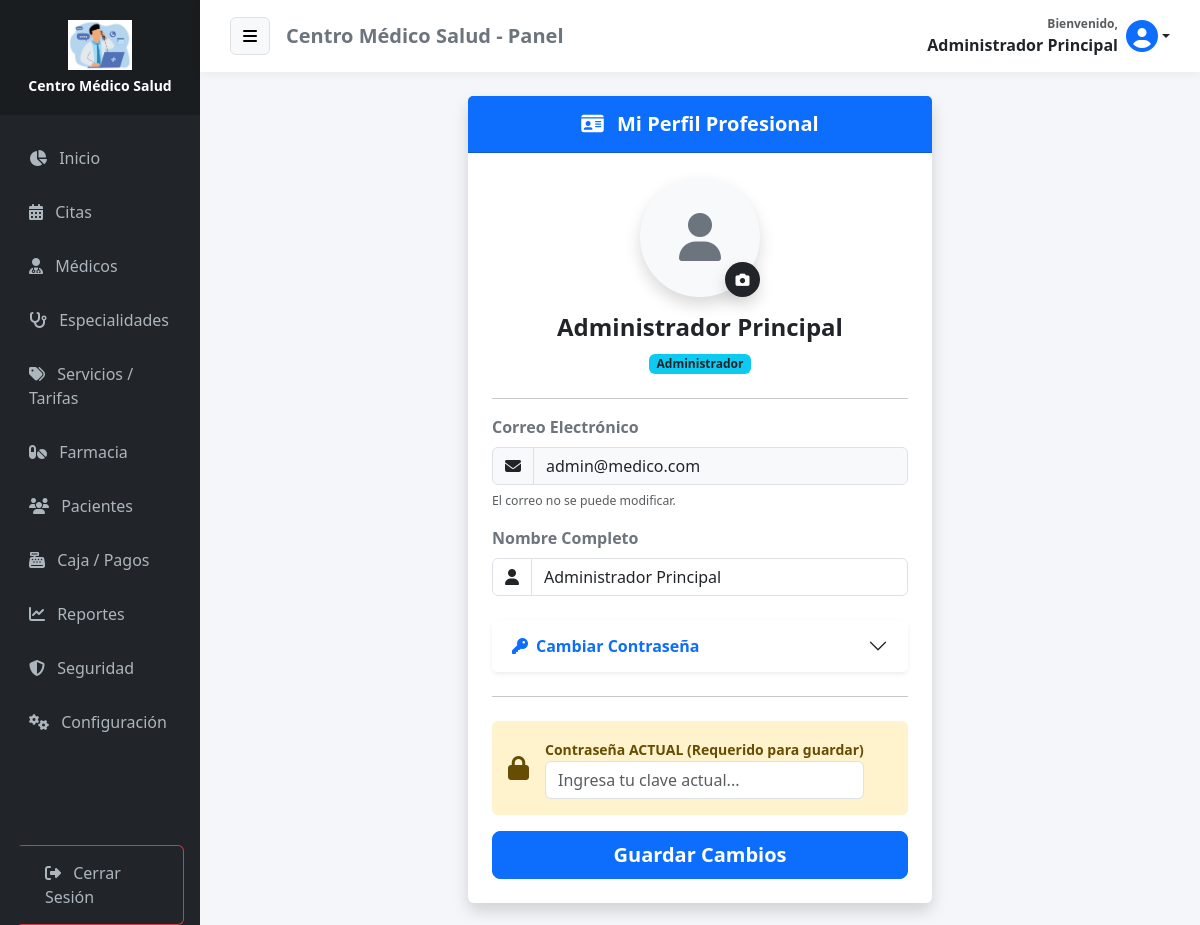
Screenshot of /perfil (signed in) with the database file from the repository.
### tables this page shows
CREATE TABLE IF NOT EXISTS `configuracion` (
  `id` int NOT NULL,
  `nombre_clinica` varchar(100) DEFAULT NULL,
  `direccion` varchar(255) DEFAULT NULL,
  `telefono` varchar(50) DEFAULT NULL,
  `email` varchar(100) DEFAULT NULL,
  `moneda` varchar(5) DEFAULT 'S/.',
  `logo` varchar(255) DEFAULT NULL,
  PRIMARY KEY (`id`)
);

CREATE TABLE IF NOT EXISTS `usuarios` (
  `id_usuario` int NOT NULL AUTO_INCREMENT,
  `nombre` varchar(100) NOT NULL,
  `documento_identidad` varchar(20) DEFAULT NULL,
  `email` varchar(100) NOT NULL,
  `telefono` varchar(20) DEFAULT NULL,
  `grupo_sanguineo` varchar(5) DEFAULT NULL,
  `alergias` text,
  `enfermedades_cronicas` text,
  `password` varchar(255) NOT NULL,
  `avatar` varchar(255) DEFAULT NULL,
  `id_rol` int DEFAULT NULL,
  `fecha_creacion` timestamp NULL DEFAULT CURRENT_TIMESTAMP,
  PRIMARY KEY (`id_usuario`),
  UNIQUE KEY `email` (`email`),
  KEY `id_rol` (`id_rol`),
  CONSTRAINT `usuarios_ibfk_1` FOREIGN KEY (`id_rol`) REFERENCES `roles` (`id_rol`)
);

CREATE TABLE IF NOT EXISTS `roles` (
  `id_rol` int NOT NULL AUTO_INCREMENT,
  `nombre` varchar(50) NOT NULL,
  PRIMARY KEY (`id_rol`)
);

### app/controllers/PerfilController.php (called while the page is built, shortened)
<?php
require_once APP_ROOT . '/models/Usuario.php';
class PerfilController {
    public function index() {
        $database = new Database();
        $db = $database->connect();
        $usuarioModel = new Usuario($db);
        $usuario = $usuarioModel->getById($_SESSION['user_id']);
        require_once APP_ROOT . '/views/admin/perfil.php';
    }
}

### app/models/Configuracion.php (called while the page is built, shortened)
<?php
class Configuracion {
    private $conn;
    private $table = 'configuracion';
    public function __construct($db) {
        $this->conn = $db;
    }
    public function obtener() {
        $query = "SELECT * FROM " . $this->table . " WHERE id = 1";
        $stmt = $this->conn->prepare($query);
        $stmt->execute();
        return $stmt->fetch(PDO::FETCH_ASSOC);
    }
}

### app/models/Usuario.php (called while the page is built, shortened)
<?php
class Usuario {
    private $conn;
    private $table = 'usuarios';
    public function __construct($db) {
        $this->conn = $db;
    }
    public function getById($id) {
        $query = 'SELECT u.id_usuario, u.nombre, u.email, u.password, u.avatar, r.nombre as rol_nombre
                  FROM ' . $this->table . ' u
                  JOIN roles r ON u.id_rol = r.id_rol
                  WHERE u.id_usuario = :id LIMIT 1';
        $stmt = $this->conn->prepare($query);
        $stmt->bindParam(':id', $id);
        $stmt->execute();
        return $stmt->fetch(PDO::FETCH_ASSOC);
    }
}

### app/views/admin/perfil.php (the view, shortened to what this page needs)
<?php require_once APP_ROOT . '/views/layouts/header.php'; ?>
<div class="row justify-content-center">
    <div class="col-md-8 col-lg-6">
        <div class="card shadow border-0">
            <div class="card-header bg-primary text-white py-3 text-center">
                <h5 class="mb-0 fw-bold"><i class="fas fa-id-card me-2"></i> Mi Perfil Profesional</h5>
            </div>
            <div class="card-body p-4">
                <form action="<?php echo BASE_URL; ?>/perfil/actualizar" method="POST" enctype="multipart/form-data">
                    <div class="text-center mb-4">
                        <div class="position-relative d-inline-block">
                            <?php if(!empty($usuario['avatar'])): ?>
                                <img src="<?php echo BASE_URL; ?>/uploads/<?php echo $usuario['avatar']; ?>" class="rounded-circle shadow border border-3 border-white" style="width: 120px; height: 120px; object-fit: cover;">
                            <?php else: ?>
                                <div class="bg-light rounded-circle shadow d-flex align-items-center justify-content-center text-secondary" style="width: 120px; height: 120px; font-size: 3rem;">
                                    <i class="fas fa-user"></i>
                                </div>
                            <?php endif; ?>
                            <label for="avatarInput" class="position-absolute bottom-0 end-0 bg-dark text-white rounded-circle p-2 shadow" style="cursor: pointer; width: 35px; height: 35px; display: flex; align-items: center; justify-content: center;">
                                <i class="fas fa-camera small"></i>
                            </label>
                        </div>
                        <h4 class="mt-3 fw-bold"><?php echo $usuario['nombre']; ?></h4>
                        <span class="badge bg-info text-dark"><?php echo $usuario['rol_nombre']; ?></span>
                    </div>
                    <hr>
                    <div class="mb-3">
                        <label class="form-label fw-bold text-secondary">Correo Electrónico</label>
                        <div class="input-group">
                            <span class="input-group-text bg-light"><i class="fas fa-envelope"></i></span>
                            <input type="text" class="form-control bg-light" value="<?php echo $usuario['email']; ?>" readonly>
                        </div>
                        <div class="form-text text-muted"><small>El correo no se puede modificar.</small></div>
                    </div>
                    <div class="mb-3">
                        <label class="form-label fw-bold text-secondary">Nombre Completo</label>
                        <div class="input-group">
                            <span class="input-group-text bg-white"><i class="fas fa-user"></i></span>
                            <input type="text" name="nombre" class="form-control" value="<?php echo $usuario['nombre']; ?>" required>
                        </div>
                    </div>
                    <div class="accordion mt-4" id="accordionPass">
                        <div class="accordion-item border-0 shadow-sm">
                            <h2 class="accordion-header">
                                <button class="accordion-button collapsed fw-bold text-primary" type="button" data-bs-toggle="collapse" data-bs-target="#collapsePass">
                                    <i class="fas fa-key me-2"></i> Cambiar Contraseña
                                </button>
                            </h2>
                        </div>
                    </div>
                    <hr class="my-4">
                    <div class="alert alert-warning border-0 d-flex align-items-center">
                        <i class="fas fa-lock me-3 fs-4"></i>
                        <div>
                            <label class="fw-bold small">Contraseña ACTUAL (Requerido para guardar)</label>
                            <input type="password" name="password_actual" class="form-control" required placeholder="Ingresa tu clave actual...">
                        </div>
                    </div>
                    <div class="d-grid">
                        <button type="submit" class="btn btn-primary btn-lg fw-bold">Guardar Cambios</button>
                    </div>
                </form>
            </div>
        </div>
    </div>
</div>
<?php require_once APP_ROOT . '/views/layouts/footer.php'; ?>

### app/views/layouts/header.php (shortened to what this page needs)
<?php
require_once APP_ROOT . '/models/Configuracion.php';
$db_header = new Database();
$conn_header = $db_header->connect();
$configModel_header = new Configuracion($conn_header);
$empresa_header = $configModel_header->obtener();
$nombre_app = !empty($empresa_header['nombre_clinica']) ? $empresa_header['nombre_clinica'] : 'MediCitas';
$logo_app = !empty($empresa_header['logo']) ? $empresa_header['logo'] : null;
?>
<!DOCTYPE html>
<html lang="es">
<head>
    <link href="https://cdn.jsdelivr.net/npm/bootstrap@5.3.0/dist/css/bootstrap.min.css" rel="stylesheet">
    <link rel="stylesheet" href="https://cdnjs.cloudflare.com/ajax/libs/font-awesome/6.4.0/css/all.min.css">
    <link rel="stylesheet" href="https://cdn.datatables.net/1.13.4/css/dataTables.bootstrap5.min.css">
    <link rel="stylesheet" href="https://cdn.datatables.net/buttons/2.3.6/css/buttons.bootstrap5.min.css">
    <link href="https://cdn.jsdelivr.net/npm/select2@4.1.0-rc.0/dist/css/select2.min.css" rel="stylesheet" />
    <link rel="stylesheet" href="https://cdn.jsdelivr.net/npm/select2-bootstrap-5-theme@1.3.0/dist/select2-bootstrap-5-theme.min.css" />
</head>
<body>
<div class="container-fluid">
    <div class="row flex-nowrap">
        <div class="col-auto col-md-3 col-xl-2 px-0 sidebar-col bg-dark" id="sidebar">
            <div class="logo-area">
                <?php if($logo_app && file_exists(APP_ROOT . '/../public/uploads/' . $logo_app)): ?>
                    <div class="mb-2"><img src="<?php echo BASE_URL; ?>/uploads/<?php echo $logo_app; ?>" alt="Logo" class="img-fluid" style="max-height: 50px; object-fit: contain;"></div>
                    <h6 class="text-white mb-0 fw-bold small"><?php echo $nombre_app; ?></h6>
                <?php else: ?>
                    <h4 class="text-white mb-0"><i class="fas fa-heartbeat text-primary"></i> <?php echo $nombre_app; ?></h4>
                <?php endif; ?>
            </div>
            <div class="sidebar-menu mt-3">
                <?php $uri = $_SERVER['REQUEST_URI']; ?>
                <?php $rol = isset($_SESSION['user_role_id']) ? $_SESSION['user_role_id'] : 0; ?>
                <a href="<?php echo BASE_URL; ?>/home" class="<?php echo (strpos($uri, 'home') !== false) ? 'active' : ''; ?>"><i class="fas fa-chart-pie me-2"></i> Inicio</a>
                <a href="<?php echo BASE_URL; ?>/citas" class="<?php echo (strpos($uri, 'citas') !== false) ? 'active' : ''; ?>"><i class="fas fa-calendar-alt me-2"></i> Citas</a>
                <?php if($rol == 1): ?>
                    <a href="<?php echo BASE_URL; ?>/medicos" class="<?php echo (strpos($uri, 'medicos') !== false) ? 'active' : ''; ?>"><i class="fas fa-user-md me-2"></i> Médicos</a>
                    <a href="<?php echo BASE_URL; ?>/especialidades" class="<?php echo (strpos($uri, 'especialidades') !== false) ? 'active' : ''; ?>"><i class="fas fa-stethoscope me-2"></i> Especialidades</a>
                    <a href="<?php echo BASE_URL; ?>/servicios" class="<?php echo (strpos($uri, 'servicios') !== false) ? 'active' : ''; ?>"><i class="fas fa-tags me-2"></i> Servicios / Tarifas</a>
                <?php endif; ?>
                <?php if($rol == 1 || $rol == 4): ?>
                    <a href="<?php echo BASE_URL; ?>/medicamentos" class="<?php echo (strpos($uri, 'medicamentos') !== false) ? 'active' : ''; ?>"><i class="fas fa-pills me-2"></i> Farmacia</a>
                    <a href="<?php echo BASE_URL; ?>/pacientes" class="<?php echo (strpos($uri, 'pacientes') !== false) ? 'active' : ''; ?>"><i class="fas fa-users me-2"></i> Pacientes</a>
                    <a href="<?php echo BASE_URL; ?>/pagos" class="<?php echo (strpos($uri, 'pagos') !== false) ? 'active' : ''; ?>"><i class="fas fa-cash-register me-2"></i> Caja / Pagos</a>
                <?php endif; ?>
                <?php if($rol == 1): ?>
                    <a href="<?php echo BASE_URL; ?>/reportes" class="<?php echo (strpos($uri, 'reportes') !== false) ? 'active' : ''; ?>"><i class="fas fa-chart-line me-2"></i> Reportes</a>
                    <a href="<?php echo BASE_URL; ?>/auditoria" class="<?php echo (strpos($uri, 'auditoria') !== false) ? 'active' : ''; ?>"><i class="fas fa-shield-alt me-2"></i> Seguridad</a>
                    <a href="<?php echo BASE_URL; ?>/configuracion" class="<?php echo (strpos($uri, 'configuracion') !== false) ? 'active' : ''; ?>"><i class="fas fa-cogs me-2"></i> Configuración</a>
                <?php endif; ?>
                <div class="mt-5 pt-5 px-3">
                    <a href="<?php echo BASE_URL; ?>/auth/logout" class="btn btn-outline-danger w-100 text-start"><i class="fas fa-sign-out-alt me-2"></i> Cerrar Sesión</a>
                </div>
            </div>
        </div>
        <div class="col content-col">
            <div class="top-navbar mb-4">
                <div class="d-flex align-items-center">
                    <button class="btn btn-light me-3 border" id="menu-toggle"><i class="fas fa-bars"></i></button>
                    <h5 class="m-0 text-secondary fw-bold d-none d-md-block"><?php echo $nombre_app; ?> - Panel</h5>
                </div>
                <div class="d-flex align-items-center">
                    <div class="dropdown">
                        <a class="nav-link dropdown-toggle fw-bold text-dark d-flex align-items-center" href="#" role="button" data-bs-toggle="dropdown" aria-expanded="false">
                            <div class="me-2 text-end d-none d-md-block">
                                <small class="d-block text-muted" style="font-size: 0.75rem;">Bienvenido,</small>
                                <span><?php echo $_SESSION['user_name'] ?? 'Usuario'; ?></span>
                            </div>
                            <?php if(!empty($_SESSION['user_avatar']) && file_exists(APP_ROOT . '/../public/uploads/' . $_SESSION['user_avatar'])): ?>
                                <img src="<?php echo BASE_URL; ?>/uploads/<?php echo $_SESSION['user_avatar']; ?>" class="rounded-circle border" style="width: 40px; height: 40px; object-fit: cover;">
                            <?php else: ?>
                                <i class="fas fa-user-circle fa-2x text-primary"></i>
                            <?php endif; ?>
                        </a>
                    </div>
                </div>
            </div>
            <div class="container-fluid px-4">

### app/views/layouts/header.php (style rules this page uses)
body { background-color: #f4f6f9; font-family: 'Segoe UI', sans-serif; overflow-x: hidden; }
.sidebar-col { min-height: 100vh; background: #212529; box-shadow: 2px 0 5px rgba(0,0,0,0.1); padding: 0; transition: all 0.3s; }
.logo-area { background: #1a1d20; padding: 20px 0; text-align: center; }
.sidebar-menu a { color: #adb5bd; text-decoration: none; display: block; padding: 15px 25px; border-left: 4px solid transparent; transition: 0.3s; }
.content-col { padding: 0; background-color: #f4f6f9; transition: all 0.3s; }
.top-navbar { background: white; padding: 15px 30px; box-shadow: 0 2px 10px rgba(0,0,0,0.05); display: flex; justify-content: space-between; align-items: center; }

### rows the page displays
configuracion: logo (picture), nombre_clinica "Centro Médico Salud"
usuarios: nombre "Administrador Principal", id_rol.nombre "Administrador", email "admin@medico.com"

### other values shown
$_SESSION['user_name'] "Administrador Principal"
